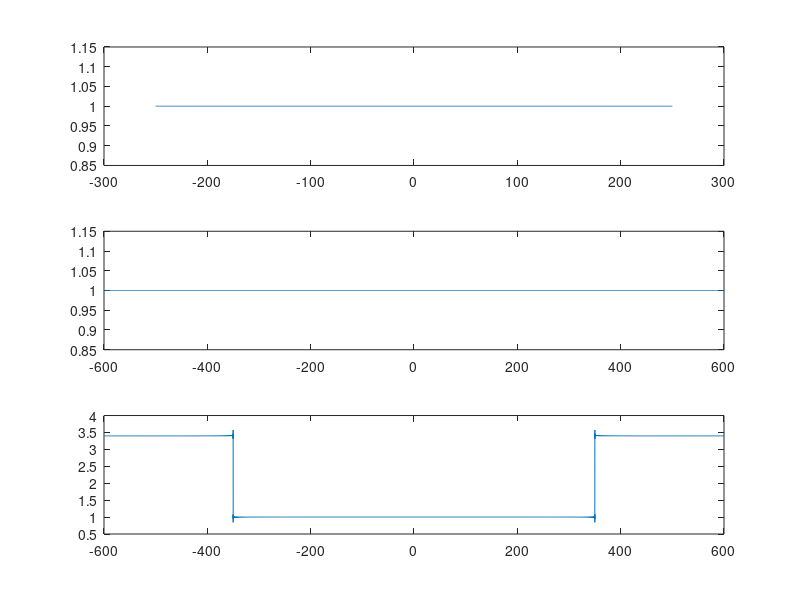
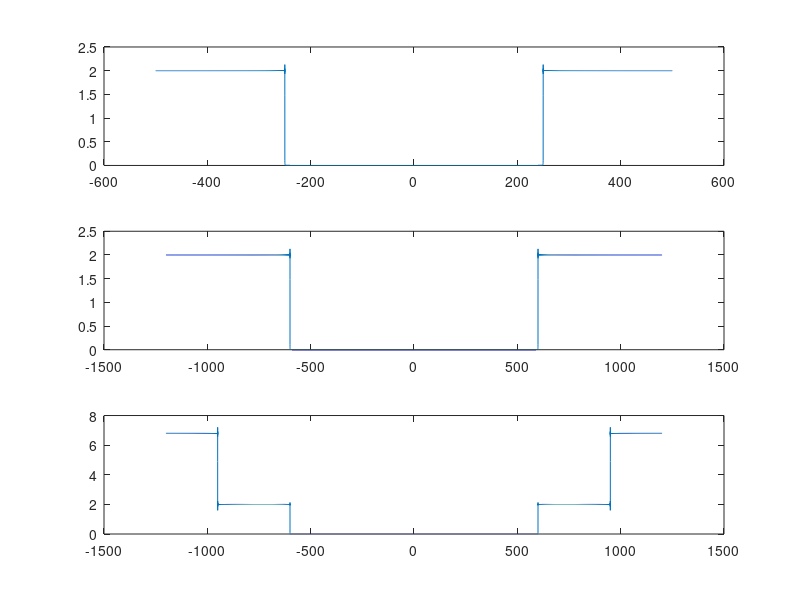
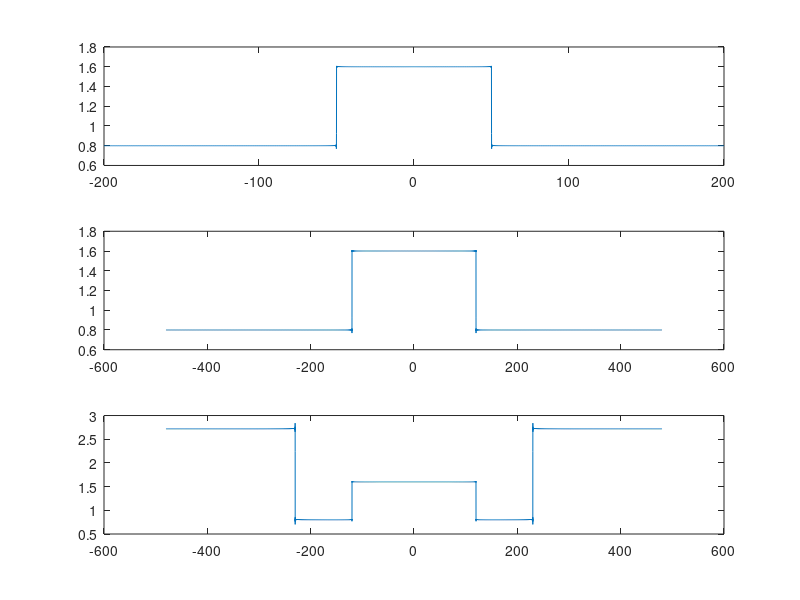

Write MATLAB code to recreate these figures, in order.
clear 
clf

T1 = pi/(500*pi)
T2 = pi/(1200*pi)
T3 = pi/(1200*pi)

n1 = -10/T1:1:10/T1;
n2 = -10/T2:1:10/T2;
n3 = -10/T3:1:10/T3;

x1 = sinc(500*n1*T1);
x2 = sinc(1200*n2*T2);
x3 = sinc(500*n3*T3) + sinc(1200*n3*T3);

f1=-1/(2*T1):1/(T1*length(n1)):1/(2*T1)-1/(T1*length(n1));
f2=-1/(2*T2):1/(T2*length(n2)):1/(2*T2)-1/(T2*length(n2));
f3=-1/(2*T3):1/(T3*length(n3)):1/(2*T3)-1/(T3*length(n3));

figure(1);

subplot(3,1,1), plot(f1,abs(fft(x1)))
subplot(3,1,2), plot(f2,abs(fft(x2)))
subplot(3,1,3), plot(f3,abs(fft(x3)))


T1 = pi/(2*500*pi)
T2 = pi/(2*1200*pi)
T3 = pi/(2*1200*pi)

n1 = -10/T1:1:10/T1;
n2 = -10/T2:1:10/T2;
n3 = -10/T3:1:10/T3;

x1 = sinc(500*n1*T1);
x2 = sinc(1200*n2*T2);
x3 = sinc(500*n3*T3) + sinc(1200*n3*T3);

f1=-1/(2*T1):1/(T1*length(n1)):1/(2*T1)-1/(T1*length(n1));
f2=-1/(2*T2):1/(T2*length(n2)):1/(2*T2)-1/(T2*length(n2));
f3=-1/(2*T3):1/(T3*length(n3)):1/(2*T3)-1/(T3*length(n3));

figure(2)
subplot(3,1,1), plot(f1,abs(fft(x1)))
subplot(3,1,2), plot(f2,abs(fft(x2)))
subplot(3,1,3), plot(f3,abs(fft(x3)))



T1 = pi/(.8*500*pi)
T2 = pi/(.8*1200*pi)
T3 = pi/(.8*1200*pi)

n1 = -10/T1:1:10/T1;
n2 = -10/T2:1:10/T2;
n3 = -10/T3:1:10/T3;

x1 = sinc(500*n1*T1);
x2 = sinc(1200*n2*T2);
x3 = sinc(500*n3*T3) + sinc(1200*n3*T3);

f1=-1/(2*T1):1/(T1*length(n1)):1/(2*T1)-1/(T1*length(n1));
f2=-1/(2*T2):1/(T2*length(n2)):1/(2*T2)-1/(T2*length(n2));
f3=-1/(2*T3):1/(T3*length(n3)):1/(2*T3)-1/(T3*length(n3));

figure(3)
subplot(3,1,1), plot(f1,abs(fft(x1)))
subplot(3,1,2), plot(f2,abs(fft(x2)))
subplot(3,1,3), plot(f3,abs(fft(x3)))
